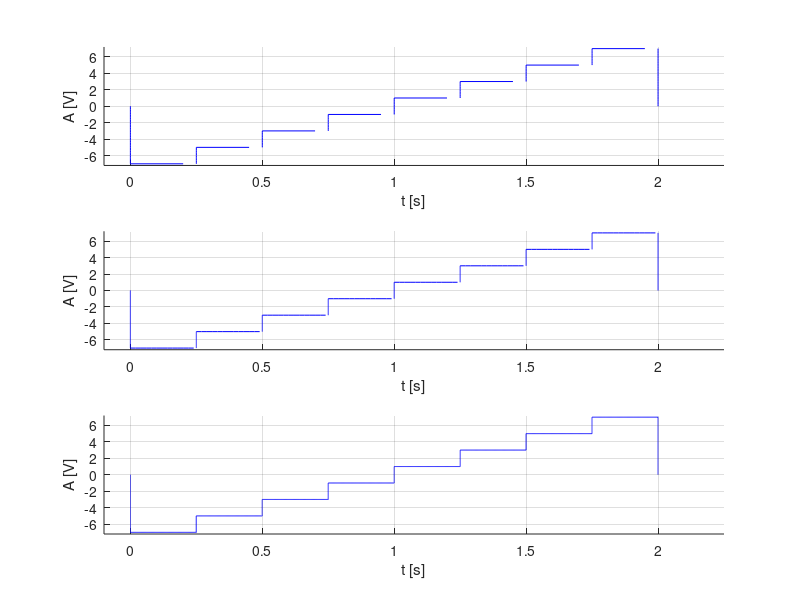

This figure's MATLAB source:
%d) nivelurile {-7,-5,-3,-1,1,3,5,7}



%Rezolutia temporara de 2ms

subplot(3,1,1)
hold on
xlabel('t [s]'),ylabel('A [V]')

%y variaza de la 0 la -7
y=0:-0.2:-7;
x=y*0;
plot(x,y,'b')
%nivel -7
x = 0: 0.2: 1/4;
y = -7+0*x;
plot(x, y, 'b'),grid

%x=1/4;y variaza de la -7 la -5
y=-7:0.2:-5;
x=y*0+1/4;
plot(x,y,'b')

%nivel -5
x = 1/4:0.2:1/2;
y=-5+0*x;
plot(x,y,'b')

%x=1/2; y variaza de la -5 la -3
y=-5:0.2:-3;
x=y*0+1/2;
plot(x,y,'b')

%nivel -3
x = 1/2:0.2:3/4;
y=-3+x*0;
plot(x,y,'b')

%x=3/4; y variaza de la -3 la -1
y=-3:0.2:-1;
x=y*0+3/4;
plot(x,y,'b')

%nivel -1
x = 3/4:0.2:1;
y=-1+x*0;
plot(x,y,'b')

%x=1; y variaza de la -1 la 1;
y=-1:0.2:1;
x=y*0+1;
plot(x,y,'b')

%nivel 1
x = 1:0.2:5/4;
y=1+x*0;
plot(x,y,'b')

%x=5/4; y variaza de la 1 la 3
y=1:0.2:3;
x=y*0+5/4;
plot(x,y,'b')

%nivel 3
x = 5/4:0.2:6/4;
y=3+x*0;
plot(x,y,'b')

%x=6/4; y variaza de la 3 la 5
y=3:0.2:5;
x=y*0+6/4;
plot(x,y,'b')

%nivel 5
x = 6/4:0.2:7/4;
y=5+x*0;
plot(x,y,'b')

%x=7/4; y variaza de la 5 la 7
y=5:0.2:7;
x=7/4+y*0;
plot(x,y,'b')

%nivel 7
x = 7/4:0.2:8/4;
y=7+x*0;
plot(x,y,'b')

%x=2; y variaza de la 7 la 0
y=7:-0.2:0;
x=2+y*0;
plot(x,y,'b')
axis([-0.1 2.25 -7.2 7.2])





%Rezolutia temporara de 20ms

subplot(3,1,2)
hold on
xlabel('t [s]'),ylabel('A [V]')

%y variaza de la 0 la -7
y=0:-0.02:-7;
x=y*0;
plot(x,y,'b')
%nivel -7
x = 0: 0.02: 1/4;
y = -7+0*x;
plot(x, y, 'b'),grid

%x=1/4;y variaza de la -7 la -5
y=-7:0.02:-5;
x=y*0+1/4;
plot(x,y,'b')

%nivel -5
x = 1/4:0.02:1/2;
y=-5+0*x;
plot(x,y,'b')

%x=1/2; y variaza de la -5 la -3
y=-5:0.02:-3;
x=y*0+1/2;
plot(x,y,'b')

%nivel -3
x = 1/2:0.02:3/4;
y=-3+x*0;
plot(x,y,'b')

%x=3/4; y variaza de la -3 la -1
y=-3:0.02:-1;
x=y*0+3/4;
plot(x,y,'b')

%nivel -1
x = 3/4:0.02:1;
y=-1+x*0;
plot(x,y,'b')

%x=1; y variaza de la -1 la 1;
y=-1:0.02:1;
x=y*0+1;
plot(x,y,'b')

%nivel 1
x = 1:0.02:5/4;
y=1+x*0;
plot(x,y,'b')

%x=5/4; y variaza de la 1 la 3
y=1:0.02:3;
x=y*0+5/4;
plot(x,y,'b')

%nivel 3
x = 5/4:0.02:6/4;
y=3+x*0;
plot(x,y,'b')

%x=6/4; y variaza de la 3 la 5
y=3:0.02:5;
x=y*0+6/4;
plot(x,y,'b')

%nivel 5
x = 6/4:0.02:7/4;
y=5+x*0;
plot(x,y,'b')

%x=7/4; y variaza de la 5 la 7
y=5:0.02:7;
x=7/4+y*0;
plot(x,y,'b')

%nivel 7
x = 7/4:0.02:8/4;
y=7+x*0;
plot(x,y,'b')

%x=2; y variaza de la 7 la 0
y=7:-0.02:0;
x=2+y*0;
plot(x,y,'b')
axis([-0.1 2.25 -7.2 7.2])





%Rezolutia temporara de 200ms

subplot(3,1,3)
hold on
xlabel('t [s]'),ylabel('A [V]')

%y variaza de la 0 la -7
y=0:-0.002:-7;
x=y*0;
plot(x,y,'b')
%nivel -7
x = 0: 0.002: 1/4;
y = -7+0*x;
plot(x, y, 'b'),grid

%x=1/4;y variaza de la -7 la -5
y=-7:0.002:-5;
x=y*0+1/4;
plot(x,y,'b')

%nivel -5
x = 1/4:0.002:1/2;
y=-5+0*x;
plot(x,y,'b')

%x=1/2; y variaza de la -5 la -3
y=-5:0.002:-3;
x=y*0+1/2;
plot(x,y,'b')

%nivel -3
x = 1/2:0.002:3/4;
y=-3+x*0;
plot(x,y,'b')

%x=3/4; y variaza de la -3 la -1
y=-3:0.002:-1;
x=y*0+3/4;
plot(x,y,'b')

%nivel -1
x = 3/4:0.002:1;
y=-1+x*0;
plot(x,y,'b')

%x=1; y variaza de la -1 la 1;
y=-1:0.002:1;
x=y*0+1;
plot(x,y,'b')

%nivel 1
x = 1:0.002:5/4;
y=1+x*0;
plot(x,y,'b')

%x=5/4; y variaza de la 1 la 3
y=1:0.002:3;
x=y*0+5/4;
plot(x,y,'b')

%nivel 3
x = 5/4:0.002:6/4;
y=3+x*0;
plot(x,y,'b')

%x=6/4; y variaza de la 3 la 5
y=3:0.002:5;
x=y*0+6/4;
plot(x,y,'b')

%nivel 5
x = 6/4:0.002:7/4;
y=5+x*0;
plot(x,y,'b')

%x=7/4; y variaza de la 5 la 7
y=5:0.002:7;
x=7/4+y*0;
plot(x,y,'b')

%nivel 7
x = 7/4:0.002:8/4;
y=7+x*0;
plot(x,y,'b')

%x=2; y variaza de la 7 la 0
y=7:-0.002:0;
x=2+y*0;
plot(x,y,'b')
axis([-0.1 2.25 -7.2 7.2])